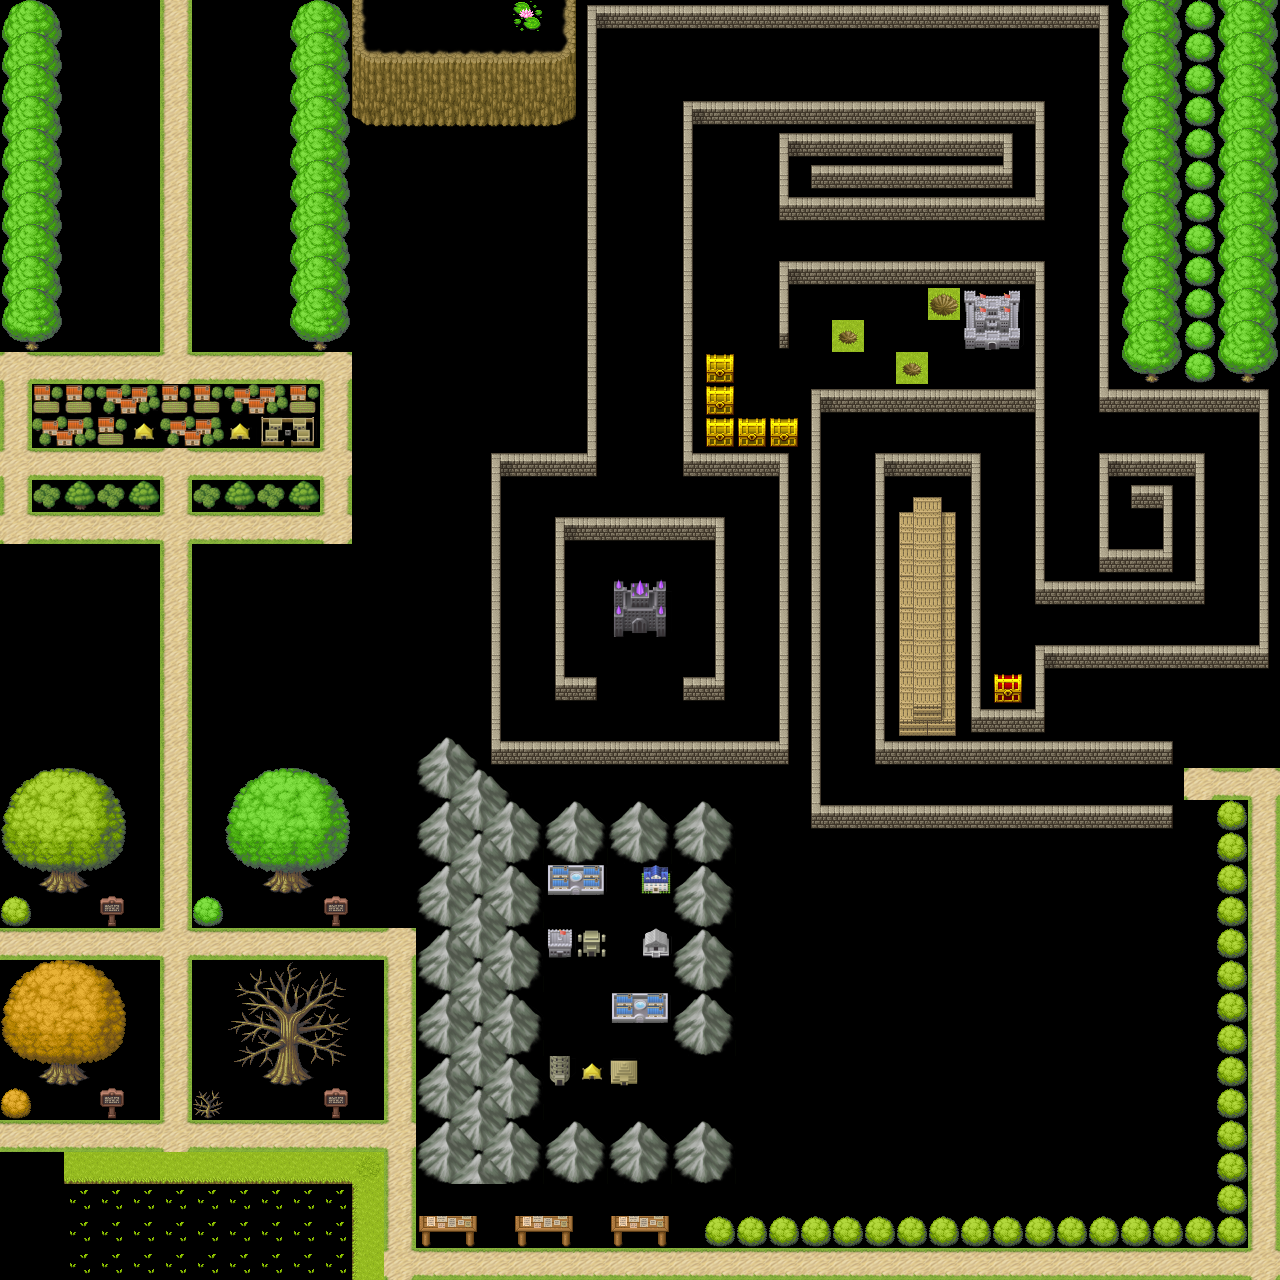

The image is a tile-based game level rendered from a .tmx file. Its description and source (layers, tilesets, objects; grid data summarised) follow:
An orthogonal 40x40 tile map with 32x32 px tiles, 1 tile layer (map_naka), 2 hidden layers not drawn.

<map version="1.2" tiledversion="1.2.5" orientation="orthogonal" renderorder="right-down" width="40" height="40" tilewidth="32" tileheight="32" infinite="0" nextlayerid="5" nextobjectid="1">
 <tileset firstgid="1" source="mapchip1.tsx" />
 <layer id="1" name="map_sita" width="40" height="40" visible="0">
  <data>[1600 cells, 1600 non-empty, 8 distinct tile ids]</data>
 </layer>
 <layer id="4" name="map_naka" width="40" height="40">
  <data>[1600 cells, 1600 non-empty, 148 distinct tile ids]</data>
 </layer>
 <layer id="2" name="map_ue" width="40" height="40" visible="0">
  <data>[1600 cells, 1600 non-empty, 61 distinct tile ids]</data>
 </layer>
</map>
